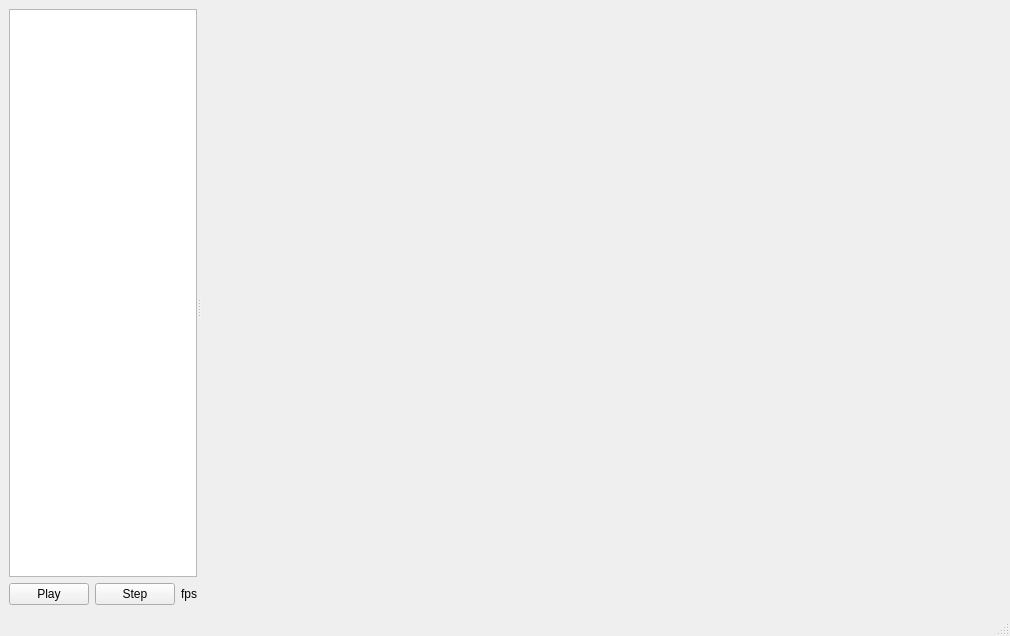
<?xml version="1.0" encoding="UTF-8"?>
<ui version="4.0">
 <class>DebuggerMainWindow</class>
 <widget class="QMainWindow" name="DebuggerMainWindow">
  <property name="geometry">
   <rect>
    <x>0</x>
    <y>0</y>
    <width>1004</width>
    <height>636</height>
   </rect>
  </property>
  <property name="windowTitle">
   <string>MainWindow</string>
  </property>
  <widget class="QWidget" name="centralwidget">
   <layout class="QVBoxLayout" name="verticalLayout_3">
    <item>
     <widget class="QSplitter" name="splitter">
      <property name="orientation">
       <enum>Qt::Horizontal</enum>
      </property>
      <widget class="QWidget" name="verticalLayoutWidget">
       <layout class="QVBoxLayout" name="verticalLayout">
        <item>
         <widget class="QTreeView" name="animationStacksView">
          <property name="animated">
           <bool>true</bool>
          </property>
         </widget>
        </item>
        <item>
         <layout class="QHBoxLayout" name="horizontalLayout">
          <item>
           <widget class="QPushButton" name="pushButtonPlayPause">
            <property name="text">
             <string>Play</string>
            </property>
           </widget>
          </item>
          <item>
           <widget class="QPushButton" name="pushButtonStep">
            <property name="text">
             <string>Step</string>
            </property>
           </widget>
          </item>
          <item>
           <widget class="QLabel" name="fpsLabel">
            <property name="text">
             <string>fps</string>
            </property>
           </widget>
          </item>
          <item>
           <spacer name="horizontalSpacer">
            <property name="orientation">
             <enum>Qt::Horizontal</enum>
            </property>
            <property name="sizeHint" stdset="0">
             <size>
              <width>40</width>
              <height>20</height>
             </size>
            </property>
           </spacer>
          </item>
         </layout>
        </item>
       </layout>
      </widget>
      <widget class="QWidget" name="verticalLayoutWidget_2">
       <layout class="QVBoxLayout" name="verticalLayout_2">
        <item>
         <widget class="DebuggerWidget" name="debuggerWidget" native="true">
          <property name="minimumSize">
           <size>
            <width>800</width>
            <height>100</height>
           </size>
          </property>
         </widget>
        </item>
       </layout>
      </widget>
     </widget>
    </item>
   </layout>
  </widget>
  <widget class="QMenuBar" name="menubar">
   <property name="geometry">
    <rect>
     <x>0</x>
     <y>0</y>
     <width>1004</width>
     <height>18</height>
    </rect>
   </property>
  </widget>
  <widget class="QStatusBar" name="statusbar"/>
 </widget>
 <customwidgets>
  <customwidget>
   <class>DebuggerWidget</class>
   <extends>QWidget</extends>
   <header>debuggerwidget.h</header>
   <container>1</container>
  </customwidget>
 </customwidgets>
 <resources/>
 <connections/>
</ui>
